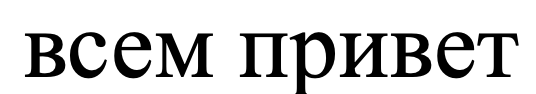
#> input picture lab7new/pictures_src/phrase.bmp, 536 x 94 px, found by its file name
$ python main.py
#> lines starting #> are read from the running program, lines starting #| are printed output that depends on the picture; after the words box and inside, x2 and y2 are one past the last pixel; in counts of white or black regions, pixels touching at a corner belong together
#> in recognize_from_bmp, img is the input picture: shape (94, 536); min 0, max 255, mean 210.5
import numpy as np
import cv2
import csv
from sklearn.preprocessing import StandardScaler
from scipy.spatial.distance import cdist
from PIL import ImageFont, ImageDraw, Image
import matplotlib.pyplot as plt
import os


recognizedd = "всем привет"
bmp_path = "lab7new/pictures_src/phrase.bmp"
alphabet_csv_path = "lab5/features.csv"
ground_truth = "всем привет"
output_path = "lab7new/results/output_results.txt"
segment_dir = "lab7new/segments"
inv_dir = "lab7new/invert_segments"


def binarize(image_array, threshold=128):
    return (image_array < threshold).astype(np.float32)

# [6 lines left out: function generate_text_image, not called in this run]

def simple_segment(image, target_size=(150, 210)):
#> called with target_size = (150, 210)
    _, binary_img = cv2.threshold(image, 127, 255, cv2.THRESH_BINARY_INV)
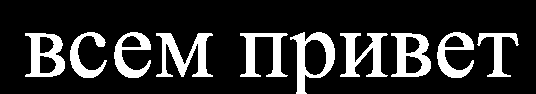
#> binary_img: shape (94, 536); 17.6% white; 10 white regions
    contours, _ = cv2.findContours(binary_img, cv2.RETR_EXTERNAL, cv2.CHAIN_APPROX_SIMPLE)
#> contours = 10 contours; largest, box (x1, y1, x2, y2) and area: (290, 32, 335, 94) 1588, (391, 33, 431, 77) 1284, (25, 33, 65, 77) 1284, (156, 33, 213, 77) 950, (340, 33, 388, 77) 868
    contours = sorted(contours, key=lambda x: cv2.boundingRect(x)[0])
#> contours = 10 contours; largest, box (x1, y1, x2, y2) and area: (290, 32, 335, 94) 1588, (25, 33, 65, 77) 1284, (391, 33, 431, 77) 1284, (156, 33, 213, 77) 950, (340, 33, 388, 77) 868

    width_target, height_target = target_size  # width, height
    symbols = []
    inverted_symbols = []
    for contour in contours:
        x, y, w, h = cv2.boundingRect(contour)
        if w > 5 and h > 10:
            symbol_img = image[y:y+h, x:x+w]

            scale_w = width_target / w
            scale_h = height_target / h
            scale = min(scale_w, scale_h)

            new_w = int(w * scale)
            new_h = int(h * scale)

            symbol_img_resized = cv2.resize(symbol_img, (new_w, new_h), interpolation=cv2.INTER_AREA)

            symbol_padded = 255 * np.ones((height_target, width_target), dtype=np.uint8)

            x_offset = (width_target - new_w) // 2
            y_offset = (height_target - new_h) // 2

            symbol_padded[y_offset:y_offset+new_h, x_offset:x_offset+new_w] = symbol_img_resized

            symbols.append(symbol_padded)

            symbol_inverted = 255 - symbol_padded
            inverted_symbols.append(symbol_inverted)
#> this loop made 10 passes
#> (x, y, w, h, scale_w, scale_h, scale, new_h) on passes 1 to 10: (25, 33, 40, 44, 3.75, 4.77, 3.75, 165), (70, 32, 37, 46, 4.05, 4.57, 4.05, 186), (114, 32, 37, 46, 4.05, 4.57, 4.05, 186), (156, 33, 57, 44, 2.63, 4.77, 2.63, 115), (240, 33, 48, 44, 3.12, 4.77, 3.12, 137), (290, 32, 45, 62, 3.33, 3.39, 3.33, 206), (340, 33, 48, 44, 3.12, 4.77, 3.12, 137), (391, 33, 40, 44, 3.75, 4.77, 3.75, 165), (437, 32, 37, 46, 4.05, 4.57, 4.05, 186), (477, 33, 42, 44, 3.57, 4.77, 3.57, 157)
#> pass 1, in simple_segment, `symbol_img_resized = cv2.resize(symbol_img, (new_w, new_h), interpolat..`:
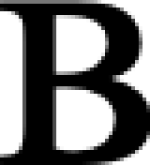
#> symbol_img_resized: shape (165, 150); min 0, max 255, mean 119.7
#> pass 1, in simple_segment, `symbol_inverted = 255 - symbol_padded`:
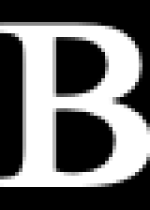
#> symbol_inverted: shape (210, 150); min 0, max 255, mean 106.3
#> after the loop:
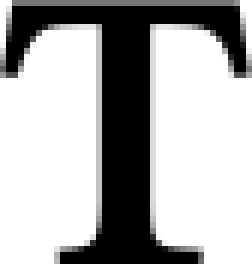
#> symbol_img: shape (44, 42) (shown 6 times larger); min 0, max 255, mean 173.3
#> after the loop:
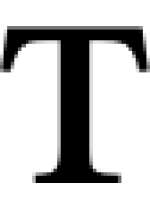
#> symbol_padded: shape (210, 150); min 0, max 255, mean 193.9
#> after the loop, inverted_symbols = 10 items; symbols = 10 items

    os.makedirs(segment_dir, exist_ok=True)
    os.makedirs(inv_dir, exist_ok=True)

    for i, symbol in enumerate(symbols):
        file_path = os.path.join(segment_dir, f"symbol_{i+1}.png")
        cv2.imwrite(file_path, symbol)
#> this loop made 10 passes
#> pass 1, in simple_segment, `cv2.imwrite(file_path, symbol)`:
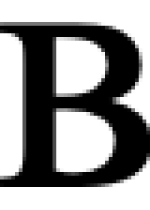
#> saved as symbol_1.png: shape (210, 150); min 0, max 255, mean 148.7

    for i, inv_symbol in enumerate(inverted_symbols):
        inv_file_path = os.path.join(inv_dir, f"symbol_inv_{i+1}.png")
        cv2.imwrite(inv_file_path, inv_symbol)
#> this loop made 10 passes
#> pass 2, in simple_segment, `cv2.imwrite(inv_file_path, inv_symbol)`:
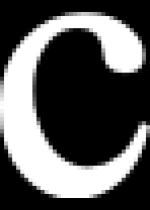
#> saved as symbol_inv_2.png: shape (210, 150); min 0, max 255, mean 89.4

    return symbols, inverted_symbols


# [8 lines left out: function split_into_quarters, not called in this run]

def calculate_weight(image_array):
    bin_img = binarize(image_array)
    return np.sum(bin_img)

# [45 lines left out: functions calculate_center_of_mass, calculate_inertia, calculate_features, not called in this run]


def load_alphabet_features_from_csv(path):
    labels = []
    features = []
    with open(path, newline='', encoding='utf-8') as csvfile:
        reader = csv.DictReader(csvfile, delimiter=';')
        for row in reader:
            labels.append(row['letter'])
            feature_vector = [
                float(row['relative_total_weight']),
                float(row['relative_center_x']),
                float(row['relative_center_y']),
                float(row['relative_inertia_x']),
                float(row['relative_inertia_y']),
            ]
            features.append(feature_vector)
    return labels, features

def recognize_from_bmp(bmp_path, alphabet_csv_path, ground_truth, output_path="results.txt"):
    img = cv2.imread(bmp_path, cv2.IMREAD_GRAYSCALE)

    symbols, inverted_symbols = simple_segment(img)
#> symbols = 10 items; inverted_symbols = 10 items

    alphabet_labels, alphabet_features = load_alphabet_features_from_csv(alphabet_csv_path)

    input_features = [calculate_features(img) for img in inverted_symbols]

    print("Признаки входных символов:")
    for char, feature in zip(ground_truth, input_features):
        print(f"Буква: {char}, Признаки: {[f'{f:.3f}' for f in feature]}")

    print("\nПризнаки алфавита:")
    for char, feature in zip(alphabet_labels, alphabet_features):
        print(f"Буква: {char}, Признаки: {[f'{f:.3f}' for f in feature]}")

    scaler = StandardScaler()
    all_features = alphabet_features + input_features
    scaler.fit(all_features)

    norm_alphabet = scaler.transform(alphabet_features)
    norm_input = scaler.transform(input_features)

    distances = cdist(norm_input, norm_alphabet, metric='cosine')
    similarities = 1 - distances

    hypotheses = []
    for sim_row in similarities:
        idxs = np.argsort(sim_row)[::-1]  # сортируем по убыванию похожести
        ranked = [(alphabet_labels[i], round(sim_row[i], 3)) for i in idxs[:5]]  # топ-5
        hypotheses.append(ranked)

    with open(output_path, "w", encoding="utf-8") as f:
        for i, row in enumerate(hypotheses, 1):
            f.write(f"{i}: {row}\n")

    recognized = ''.join(h[0][0] for h in hypotheses)
    correct = sum(1 for r, t in zip(recognized, ground_truth) if r == t)
    accuracy = correct / len(ground_truth) * 100

    print("Распознанная строка:", recognized)
    print("Эталонная строка:   ", ground_truth)
    print("Ошибок:             ", len(ground_truth) - correct)
    print(f"Точность:           {accuracy:.2f}%\n")

    print("Топ-5 кандидатов для каждого символа:")
    for i, (gt_char, top5) in enumerate(zip(ground_truth, hypotheses), 1):
        print(f"{i}: '{gt_char}' -> {[f'{c[0]} ({c[1]})' for c in top5]}")

    return recognized, accuracy, hypotheses


def main():
    recognized, accuracy, hypotheses = recognize_from_bmp(bmp_path, alphabet_csv_path, ground_truth, output_path)
if __name__ == "__main__":
#> (the run stopped early here; a loop or call above may not have finished)
